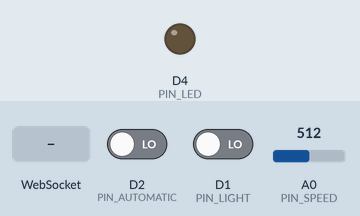
Recording of a sketch running on a simulated ESP8266 (NodeMCU). Shown: output pins drawn as LEDs (lit = HIGH). The inputs (shaded band) are chosen by the test bench; at power-on: D2 (PIN_AUTOMATIC) LOW, D1 (PIN_LIGHT) LOW, A0 (PIN_SPEED) = 512.

Above: at 1.2 s.
1.3 s: WebSocket text "1" received
At 2.5 s:
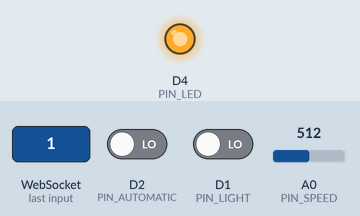
Timing chart, 0 to 4.3 s (numbered marks = the images above; inputs shaded):
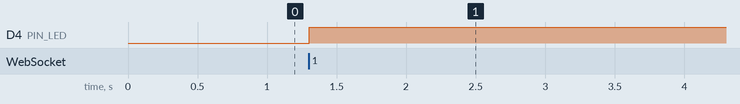

The sketch:

server.ino
```cpp
#include <ESP8266WiFi.h>
#include <WebSocketsServer.h>
#include "server-config.h"

const char *user = "controle1";
const char *pass = "1234567890";

#define PIN_LED D4
#define PIN_LIGHT D1
#define PIN_AUTOMATIC D2
#define PIN_SPEED A0

WebSocketsServer server = WebSocketsServer(8080);

// train info
uint8_t _speed = 0;
uint8_t _light = true;
uint8_t _automatic = true;

// communication
void evt(uint8_t, WStype_t, uint8_t *, size_t);
void sendData();

// how the system handle speed updates
unsigned long timer_speed = 0;
void updateSpeed();

// how the system handle light updates
uint8_t btn_light_state = 0;
uint8_t last_btn_light_read = 0;
unsigned long timer_light = 0;
void updateLight();

// how the system handle automatic updates
uint8_t btn_automatic_state = 0;
uint8_t last_btn_automatic_read = 0;
unsigned long timer_automatic = 0;
void updateAutomatic();

// board status
bool connected = false;
bool systemUpdates = false;

void setup() {
  WiFi.mode(WIFI_AP);
  WiFi.softAP(user, pass);

  pinMode(PIN_LED, OUTPUT);
  pinMode(PIN_LIGHT, INPUT);
  pinMode(PIN_AUTOMATIC, INPUT);

  server.onEvent(evt);
  server.begin();
}

void loop() {
  digitalWrite(PIN_LED, connected);

  updateSpeed();
  updateLight();
  updateAutomatic();

  sendData();

  server.loop();
}

void evt(uint8_t num, WStype_t type, uint8_t *msg, size_t len) {
  switch(type) {
    case WStype_CONNECTED:
      connected = true;
      break;

    case WStype_DISCONNECTED:
      connected = false;
      break;

    default: ;
  }
}

void sendData() {
  if(!systemUpdates || !connected) return;
  uint8_t values[3];
  values[0] = _speed;
  values[1] = _light;
  values[2] = _automatic;
  server.broadcastBIN(values, 3);
  systemUpdates = false;
}

void updateSpeed() {
  if(millis() - timer_speed < UPDATE_SPEED_EVERY_MS) return;
  uint8_t t_speed = (analogRead(PIN_SPEED) >> (10 - SPEED_RESOLUTION_BITS)) << (8 - SPEED_RESOLUTION_BITS);
  if(t_speed != _speed) {
    _speed = t_speed;
    systemUpdates = true;
    timer_speed = millis();
  }
}

void updateLight() {
  uint8_t r = digitalRead(PIN_LIGHT);
  if(r != last_btn_light_read) {
    timer_light = millis();
  }

  if(millis() - timer_light > DEBOUNCE_DELAY_MS) {
    if(r != btn_light_state) {
      btn_light_state = r;
      if(btn_light_state == LOW) {
        _light = !_light;
        systemUpdates = true;
      }
    }
  }

  last_btn_light_read = r;
}

void updateAutomatic() {
  uint8_t r = digitalRead(PIN_AUTOMATIC);
  if(r != last_btn_automatic_read) {
    timer_automatic = millis();
  }

  if(millis() - timer_automatic > DEBOUNCE_DELAY_MS) {
    if(r != btn_automatic_state) {
      btn_automatic_state = r;
      if(btn_automatic_state == LOW) {
        _automatic = !_automatic;
        systemUpdates = true;
      }
    }
  }

  last_btn_automatic_read = r;
}
```

server-config.h
```cpp
#ifndef __SERVER_CONFIG_H__
#define __SERVER_CONFIG_H__

// Tempo de Atualização da velocidade (em milissegundos), isso evita que flutuações no valor
// valor da leitura do potenciômetro sejam enviadas repetidamente para os trens.
// Se o trem estiver demorando a responder aos comandos, tente diminuir este valor.
#define UPDATE_SPEED_EVERY_MS       (100)

// Resolução da leitura do sensor (valores entre 1 e 8 são aceitos).
// Se a resolução é pequena, existem poucas velocidades, mas é fácil de controlar.
// Se a resolução é alta, existem muitas velocidades, mas é dificil controlar.
#define SPEED_RESOLUTION_BITS       (5)

// Tempo (milissegundos) para que um botão seja considerado pressionado/solto. Valores aceitos variam de 0 a 1000.
// Se este valor é muito pequeno, pode ser difícil controlar os leds devido a flutuações nos valores de leitura.
// Se este valor é muito grande, o botão deve ser pressionado por bastante tempo para que uma alteração seja feita.
#define DEBOUNCE_DELAY_MS           (50)

#endif
```

Measured:
- after the input at 1.3 s, D4 (PIN_LED): LOW → HIGH at once
